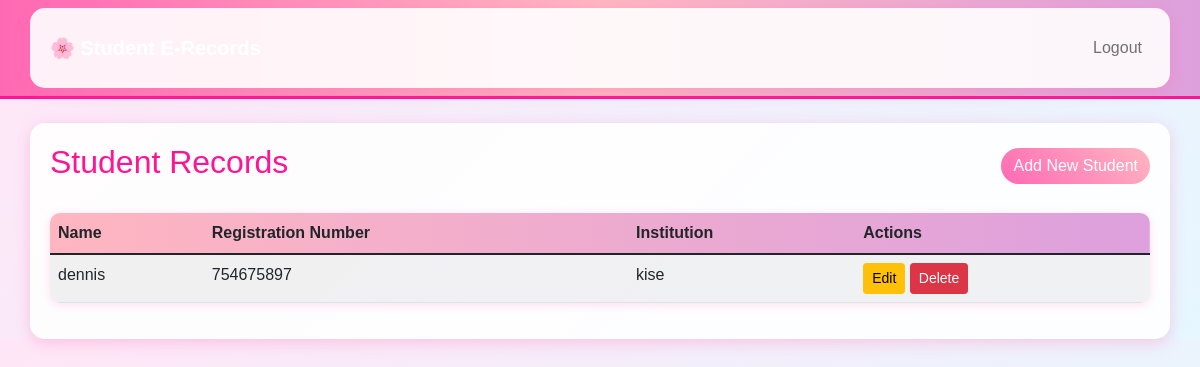
Page /dashboard (signed in) on the earlier database version.
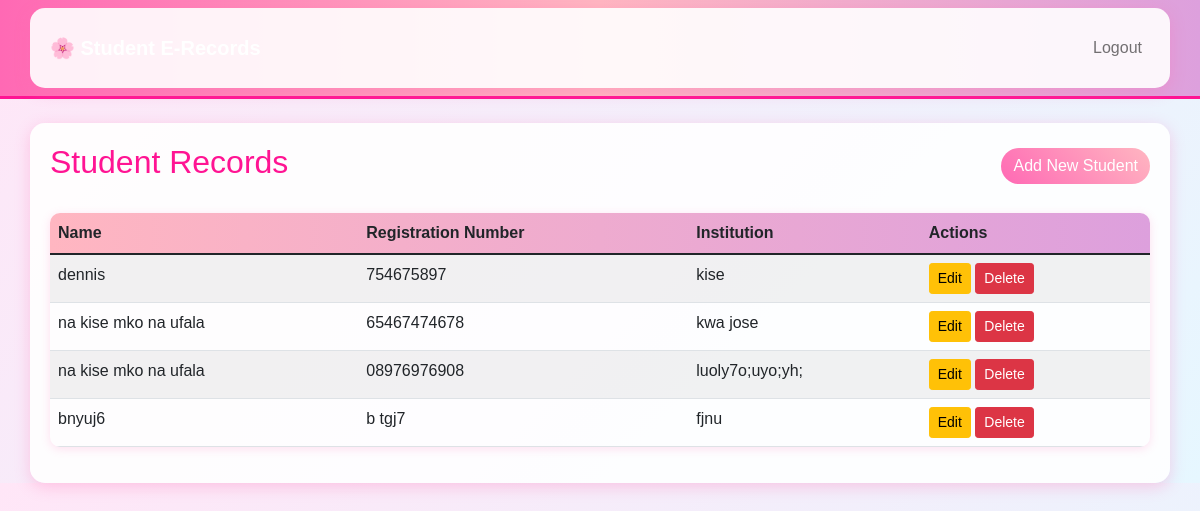
Same page on the later database version.
### models.py (models this page shows)
class Student(db.Model):
    id = db.Column(db.Integer, primary_key=True)
    name = db.Column(db.String(100), nullable=False)
    registration_number = db.Column(db.String(50), unique=True, nullable=False)
    institution = db.Column(db.String(100), nullable=False)

### app.py (the view)
@app.route('/dashboard')
def dashboard():
    if 'user_id' not in session:
        return redirect(url_for('login'))
    search = request.args.get('search', '')
    if search:
        students = Student.query.filter(
            (Student.name.contains(search)) |
            (Student.registration_number.contains(search)) |
            (Student.institution.contains(search))
        ).all()
    else:
        students = Student.query.all()
    return render_template('dashboard.html', students=students, search=search)

### templates/dashboard.html (shortened to what this page needs)
{% extends "base.html" %}
{% block content %}
<div class="d-flex justify-content-between align-items-center mb-4">
    <h2>Student Records</h2>
    <a href="{{ url_for('add_student') }}" class="btn btn-primary">Add New Student</a>
</div>
<table class="table table-striped">
    <thead>
        <tr>
            <th>Name</th>
            <th>Registration Number</th>
            <th>Institution</th>
            <th>Actions</th>
        </tr>
    </thead>
    <tbody>
        {% for student in students %}
        <tr>
            <td>{{ student.name }}</td>
            <td>{{ student.registration_number }}</td>
            <td>{{ student.institution }}</td>
            <td>
                <a href="{{ url_for('edit_student', id=student.id) }}" class="btn btn-sm btn-warning">Edit</a>
                <a href="{{ url_for('delete_student', id=student.id) }}" class="btn btn-sm btn-danger" onclick="return confirm('Are you sure?')">Delete</a>
            </td>
        </tr>
        {% endfor %}
    </tbody>
</table>
{% endblock %}

### templates/base.html (shortened to what this page needs)
<!DOCTYPE html>
<html lang="en">
<head>
    <link href="https://cdn.jsdelivr.net/npm/bootstrap@5.1.3/dist/css/bootstrap.min.css" rel="stylesheet">
</head>
<body>
    <nav class="navbar navbar-expand-lg navbar-light">
        <div class="container">
            <a class="navbar-brand" href="{{ url_for('dashboard') }}">Student E-Records</a>
            <div class="navbar-nav ms-auto">
                <a class="nav-link" href="{{ url_for('logout') }}">Logout</a>
            </div>
        </div>
    </nav>
    <div class="container mt-4">
        {% block content %}{% endblock %}
    </div>
</body>
</html>

### templates/base.html (style rules this page uses)
body { background: linear-gradient(135deg, #ffe6f7 0%, #e6f7ff 100%); font-family: 'Arial', sans-serif; }
.navbar { background: linear-gradient(90deg, #ff69b4, #ffb6c1, #dda0dd) !important; border-bottom: 3px solid #ff1493; }
.navbar-brand { font-weight: bold; color: white !important; }
.navbar-brand::before { content: "🌸 "; }
.container { background: rgba(255, 255, 255, 0.9); border-radius: 15px; padding: 20px; box-shadow: 0 4px 15px rgba(255, 105, 180, 0.3); }
.btn-primary { background: linear-gradient(45deg, #ff69b4, #ffb6c1); border: none; border-radius: 25px; }
h1, h2, h3, h4, h5, h6 { color: #ff1493; }
.table { border-radius: 10px; overflow: hidden; box-shadow: 0 2px 10px rgba(255, 105, 180, 0.2); }
.table thead { background: linear-gradient(90deg, #ffb6c1, #dda0dd); }

Differences in the rows shown:
added Student: name "na kise mko na ufala", registration_number "65467474678", institution "kwa jose"
added Student: name "na kise mko na ufala", registration_number "08976976908", institution "luoly7o;uyo;yh;"
added Student: name "bnyuj6", registration_number "b tgj7", institution "fjnu"
